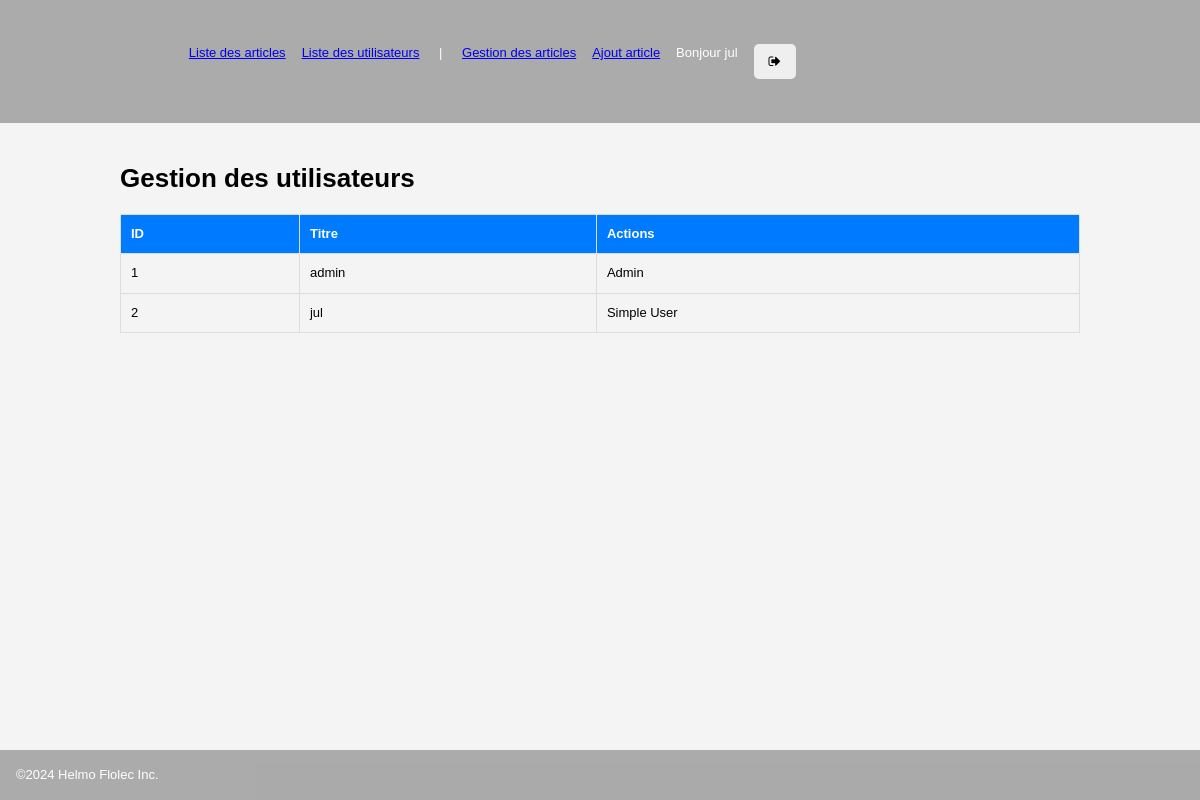
Page /public/admin/gestionUser.php (signed in) on the committed database.
### tables this page shows
CREATE TABLE IF NOT EXISTS `blog_user` 
 ( `id` int NOT NULL AUTO_INCREMENT, 
 `nom` varchar(100) NOT NULL, 
 `mdp` varchar(300) NOT NULL, 
 `is_admin` TINYINT(1) NOT NULL, PRIMARY KEY (`id`) );

### php/db_user.inc.php (called while the page is built, shortened)
<?php
class UserRepository
{
    public function getAllUsers(string &$message): array
    {
        $result = [];
        $bdd = null;
        try {
            $bdd = DBLink::connect2db(MYDB, $message);
            $stmt  = $bdd->query("SELECT * FROM " . self::TABLE_NAME . " order by id", PDO::FETCH_CLASS,  \Blog\User::class);
            $result = $stmt->fetchAll();
        } catch (\Exception $e) {
            $message .= $e->getMessage() . '<br>';
        } finally {
            DBLink::disconnect($bdd);
        }
        return $result;
    }
}

### php/utils.inc.php (called while the page is built, shortened)
<?php
function nettoyage(?string $data): string
{
    return htmlspecialchars(trim($data ?? ''), ENT_QUOTES, 'UTF-8');
}

### public/admin/gestionUser.php (the view, shortened to what this page needs)
<?php
require_once  '../../php/db_user.inc.php';
require_once  '../../php/utils.inc.php';
$message = $messageErreur = '';
$userRepository = new UserRepository();
$users = $userRepository->getAllUsers($messageErreur);
?>
<?php include   '../../inc/head.inc.php' ?>
<?php include   '../../inc/header.inc.php' ?>
<main class="centrage ">
    <h1>Gestion des utilisateurs</h1>
    <table>
        <thead>
            <tr>
                <th>ID</th>
                <th>Titre</th>
                <th>Actions</th>
            </tr>
        </thead>
        <tbody>
            <?php foreach ($users as $user): ?>
                <tr>
                    <td><?= $user->id; ?></td>
                    <td><?= nettoyage($user->nom); ?></td>
                    <td><?= ($user->is_admin) ? "Admin" : "Simple User"; ?></td>
                </tr>
            <?php endforeach; ?>
        </tbody>
    </table>
</main>
<?php include  '../../inc/footer.inc.php' ?>

### public/css/mesStyles.css (style rules this page uses)
:root { --main-bg-color: #f4f4f4; --main-theme-color: #007bff; --val-radius: 0.313rem; --ombre: 0px 0px 10px rgba(0, 0, 0, 0.1); --color-danger: 220, 53, 69; --color-info: 0, 123, 255; --color-succes: 40, 167, 69; --color-edit: 255, 130, 0; }
* { box-sizing: border-box; }
body { background-color: var(--main-bg-color); font-family: Verdana, Geneva, Tahoma, sans-serif, sans-serif; font-size: 0.813rem; line-height: 1.4; padding: 0; margin: 0; display: flex; flex-direction: column; min-height: 100vh; overflow-y: scroll; }
.centrage { width: 80%; max-width: 80%; margin: 20px auto; }
table { width: 100%; border-collapse: collapse; margin-top: 10px; }
table, th, td { border: 1px solid #ddd; }
th, td { padding: 10px; text-align: left; }
th { background-color: var(--main-theme-color); color: white; }

### rows in the picture
blog_user: id "1", nom "admin", is_admin "Admin"
blog_user: id "2", nom "jul", is_admin "Simple User"

### other values in the picture
$_SESSION['nom_user'] "jul"
